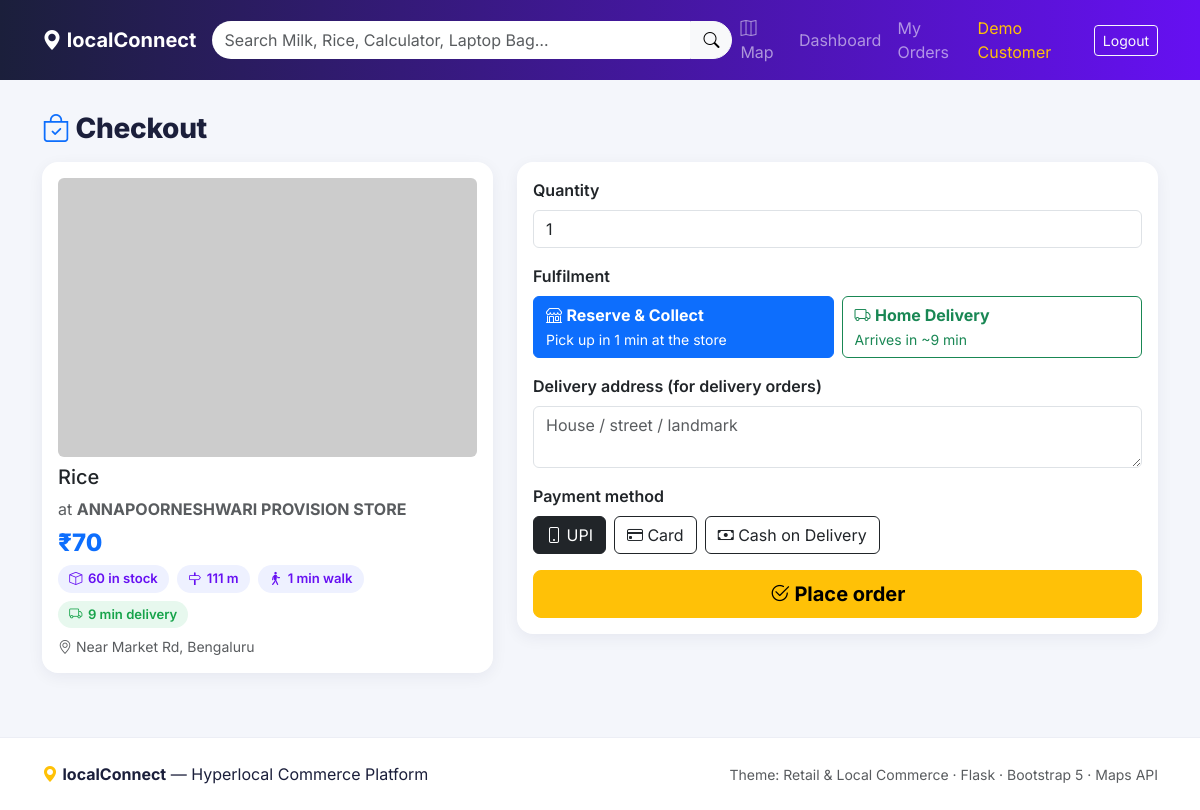
The app's page /checkout/2 (signed in) with its own data.
### models.py (models this page shows, shortened)
class User(UserMixin, db.Model):
    __tablename__ = "users"
    id = db.Column(db.Integer, primary_key=True)
    name = db.Column(db.String(120), nullable=False)
    email = db.Column(db.String(120), unique=True, nullable=False, index=True)
    phone = db.Column(db.String(20))
    password_hash = db.Column(db.String(255), nullable=False)
    role = db.Column(db.String(20), nullable=False, default="customer")
    lat = db.Column(db.Float)
    lng = db.Column(db.Float)
    created_at = db.Column(db.DateTime, default=_now)
    shops = db.relationship("Shop", backref="owner", lazy=True)
    orders = db.relationship("Order", backref="customer", lazy=True)
    reviews = db.relationship("Review", backref="customer", lazy=True)

class Product(db.Model):
    __tablename__ = "products"
    id = db.Column(db.Integer, primary_key=True)
    name = db.Column(db.String(150), nullable=False, index=True)
    category = db.Column(db.String(50), index=True)
    image = db.Column(db.String(255))
    description = db.Column(db.String(500))
    inventory = db.relationship("Inventory", backref="product", lazy=True)

class Shop(db.Model):
    __tablename__ = "shops"
    id = db.Column(db.Integer, primary_key=True)
    owner_id = db.Column(db.Integer, db.ForeignKey("users.id"))
    name = db.Column(db.String(150), nullable=False, index=True)
    owner_name = db.Column(db.String(120))
    mobile = db.Column(db.String(20))
    address = db.Column(db.String(255))
    lat = db.Column(db.Float, nullable=False)
    lng = db.Column(db.Float, nullable=False)
    category = db.Column(db.String(50), index=True)
    delivery_available = db.Column(db.Boolean, default=False)
    delivery_radius = db.Column(db.Float, default=3.0)  # km
    rating = db.Column(db.Float, default=4.0)
    parking = db.Column(db.Boolean, default=False)
    image = db.Column(db.String(255))
    verified = db.Column(db.Boolean, default=False)
    created_at = db.Column(db.DateTime, default=_now)
    inventory = db.relationship("Inventory", backref="shop", lazy=True,
                                cascade="all, delete-orphan")
    orders = db.relationship("Order", backref="shop", lazy=True)
    reviews = db.relationship("Review", backref="shop", lazy=True)

class Inventory(db.Model):
    __tablename__ = "inventory"
    id = db.Column(db.Integer, primary_key=True)
    shop_id = db.Column(db.Integer, db.ForeignKey("shops.id"), nullable=False)
    product_id = db.Column(db.Integer, db.ForeignKey("products.id"), nullable=False)
    price = db.Column(db.Float, nullable=False)
    cost = db.Column(db.Float, default=0)     # wholesale/purchase cost → profit calc
    stock = db.Column(db.Integer, default=0)
    sold = db.Column(db.Integer, default=0)   # used by AI popularity features
    views = db.Column(db.Integer, default=0)  # product page views (analytics)
    LOW_STOCK_THRESHOLD = 5

### app.py (the view, shortened to what this page needs)
@app.route("/checkout/<int:inventory_id>", methods=["GET", "POST"])
@role_required("customer")
def checkout(inventory_id):
    inv = db.session.get(Inventory, inventory_id) or abort(404)
    lat, lng = current_location()
    dist = services.haversine_km(lat, lng, inv.shop.lat, inv.shop.lng)
    return render_template("customer/checkout.html", inv=inv,
                           distance=services.humanize_distance(dist),
                           delivery_time=services.delivery_time_min(dist),
                           walk_time=services.walking_time_min(dist))

### app.py (called while the page is built)
@login_manager.user_loader
def load_user(user_id):
    return db.session.get(User, int(user_id))

@app.context_processor
def inject_globals():
    return {
        "maps_key": app.config["GOOGLE_MAPS_API_KEY"],
        "categories": ["Clothing", "Hardware", "Electronics", "Grocery",
                       "Footwear", "Stationery", "Sports", "Home Decor"],
    }

def role_required(*roles):
    def decorator(fn):
        @wraps(fn)
        @login_required
        def wrapper(*args, **kwargs):
            if current_user.role not in roles:
                abort(403)
            return fn(*args, **kwargs)
        return wrapper
    return decorator

def current_location():
    try:
        lat = float(request.args.get("lat") or request.cookies.get("lat"))
        lng = float(request.args.get("lng") or request.cookies.get("lng"))
        return lat, lng
    except (TypeError, ValueError):
        if current_user.is_authenticated and current_user.lat:
            return current_user.lat, current_user.lng
        return app.config["DEFAULT_LAT"], app.config["DEFAULT_LNG"]

### services.py (called while the page is built)
def haversine_km(lat1, lng1, lat2, lng2):
    if None in (lat1, lng1, lat2, lng2):
        return None
    lat1, lng1, lat2, lng2 = map(radians, (lat1, lng1, lat2, lng2))
    dlat = lat2 - lat1
    dlng = lng2 - lng1
    a = sin(dlat / 2) ** 2 + cos(lat1) * cos(lat2) * sin(dlng / 2) ** 2
    return round(2 * EARTH_RADIUS_KM * asin(sqrt(a)), 3)

def walking_time_min(distance_km):
    if distance_km is None:
        return None
    return max(1, round(distance_km / WALK_SPEED_KMPH * 60))

def delivery_time_min(distance_km):
    if distance_km is None:
        return None
    return DELIVERY_PREP_MIN + max(1, round(distance_km / DELIVERY_SPEED_KMPH * 60))

def humanize_distance(distance_km):
    if distance_km is None:
        return "—"
    if distance_km < 1:
        return f"{int(round(distance_km * 1000))} m"
    return f"{distance_km:.1f} km"

### hyperlocal-commerce/templates/customer/checkout.html (shortened to what this page needs)
{% extends "base.html" %}
{% block content %}
<h3 class="section-title mb-3"><i class="bi bi-bag-check text-primary"></i> Checkout</h3>
<div class="row g-4">
  <div class="col-lg-5">
    <div class="card p-3">
      <img src="{{ inv.product.image }}" class="rounded mb-2" alt="">
      <h5>{{ inv.product.name }}</h5>
      <div class="text-muted">at <strong>{{ inv.shop.name }}</strong></div>
      <div class="price-tag my-1">₹{{ inv.price|int }}</div>
      <div class="d-flex flex-wrap gap-2 small">
        <span class="chip"><i class="bi bi-box"></i> {{ inv.stock }} in stock</span>
        <span class="chip"><i class="bi bi-signpost"></i> {{ distance }}</span>
        <span class="chip"><i class="bi bi-person-walking"></i> {{ walk_time }} min walk</span>
        {% if inv.shop.delivery_available %}<span class="chip green"><i class="bi bi-truck"></i> {{ delivery_time }} min delivery</span>{% endif %}
      </div>
      <div class="small text-muted mt-2"><i class="bi bi-geo-alt"></i> {{ inv.shop.address }}</div>
    </div>
  </div>
  <div class="col-lg-7">
    <form method="post" class="card p-3">
      <div class="mb-3">
        <label class="form-label fw-semibold">Quantity</label>
        <input class="form-control" type="number" name="qty" value="1" min="1" max="{{ inv.stock }}" required>
      </div>
      <label class="form-label fw-semibold">Fulfilment</label>
      <div class="row g-2 mb-3">
        <div class="col-md-6">
          <label class="btn btn-outline-primary w-100 text-start" for="reserve">
            <i class="bi bi-shop"></i> <strong>Reserve & Collect</strong><br>
            <small>Pick up in {{ walk_time }} min at the store</small></label>
        </div>
        <div class="col-md-6">
          <label class="btn btn-outline-success w-100 text-start" for="delivery">
            <i class="bi bi-truck"></i> <strong>Home Delivery</strong><br>
            <small>{% if inv.shop.delivery_available %}Arrives in ~{{ delivery_time }} min{% else %}Not available at this shop{% endif %}</small></label>
        </div>
      </div>
      <div class="mb-3">
        <label class="form-label fw-semibold">Delivery address (for delivery orders)</label>
        <textarea class="form-control" name="address" rows="2" placeholder="House / street / landmark"></textarea>
      </div>
      <label class="form-label fw-semibold">Payment method</label>
      <div class="d-flex gap-2 mb-3 flex-wrap">
        <div><input class="btn-check" type="radio" name="payment_method" id="upi" value="upi" checked>
          <label class="btn btn-outline-dark" for="upi"><i class="bi bi-phone"></i> UPI</label></div>
        <div><input class="btn-check" type="radio" name="payment_method" id="card" value="card">
          <label class="btn btn-outline-dark" for="card"><i class="bi bi-credit-card"></i> Card</label></div>
        <div><input class="btn-check" type="radio" name="payment_method" id="cod" value="cod">
          <label class="btn btn-outline-dark" for="cod"><i class="bi bi-cash"></i> Cash on Delivery</label></div>
      </div>
      <button class="btn btn-warning fw-bold btn-lg"><i class="bi bi-check2-circle"></i> Place order</button>
    </form>
  </div>
</div>
{% endblock %}

### hyperlocal-commerce/templates/base.html (shortened to what this page needs)
<!doctype html>
<html lang="en">
<head>
  <link href="https://cdn.jsdelivr.net/npm/bootstrap@5.3.3/dist/css/bootstrap.min.css" rel="stylesheet">
  <link href="https://cdn.jsdelivr.net/npm/bootstrap-icons@1.11.3/font/bootstrap-icons.min.css" rel="stylesheet">
  <link rel="stylesheet" href="{{ url_for('static', filename='css/style.css') }}">
</head>
<body>
<nav class="navbar navbar-expand-lg navbar-dark sticky-top brand-nav">
  <div class="container">
    <a class="navbar-brand fw-bold" href="{{ url_for('index') }}">
      <i class="bi bi-geo-alt-fill"></i> localConnect
    </a>
    <div class="collapse navbar-collapse" id="nav">
      <form class="d-flex mx-auto my-2 my-lg-0 search-bar" action="{{ url_for('search') }}" method="get">
        <input class="form-control" type="search" name="q" placeholder="Search Milk, Rice, Calculator, Laptop Bag…"
               value="{{ request.args.get('q','') }}">
        <button class="btn btn-light"><i class="bi bi-search"></i></button>
      </form>
      <ul class="navbar-nav ms-auto align-items-lg-center">
        <li class="nav-item"><a class="nav-link" href="{{ url_for('map_view') }}"><i class="bi bi-map"></i> Map</a></li>
        {% if current_user.is_authenticated %}
          {% if current_user.role == 'customer' %}
            <li class="nav-item"><a class="nav-link" href="{{ url_for('customer_dashboard') }}">Dashboard</a></li>
            <li class="nav-item"><a class="nav-link" href="{{ url_for('my_orders') }}">My Orders</a></li>
          {% elif current_user.role == 'owner' %}
            <li class="nav-item"><a class="nav-link" href="{{ url_for('shop_dashboard') }}">My Shop</a></li>
            <li class="nav-item"><a class="nav-link" href="{{ url_for('shop_analytics') }}"><i class="bi bi-graph-up"></i> Analytics</a></li>
          {% elif current_user.role == 'admin' %}
            <li class="nav-item"><a class="nav-link" href="{{ url_for('admin_dashboard') }}">Admin</a></li>
            <li class="nav-item"><a class="nav-link" href="{{ url_for('admin_analytics') }}"><i class="bi bi-graph-up"></i> Analytics</a></li>
          {% endif %}
          <li class="nav-item"><span class="nav-link text-warning">{{ current_user.name }}</span></li>
          <li class="nav-item"><a class="btn btn-sm btn-outline-light ms-2" href="{{ url_for('logout') }}">Logout</a></li>
        {% else %}
          <li class="nav-item"><a class="nav-link" href="{{ url_for('login') }}">Login</a></li>
          <li class="nav-item"><a class="btn btn-sm btn-warning ms-2" href="{{ url_for('register') }}">Sign up</a></li>
        {% endif %}
      </ul>
    </div>
  </div>
</nav>
<main class="container py-3">{% block content %}{% endblock %}</main>
<footer class="footer mt-5 py-4">
  <div class="container d-flex flex-wrap justify-content-between align-items-center">
    <span><i class="bi bi-geo-alt-fill text-warning"></i> <strong>localConnect</strong> — Hyperlocal Commerce Platform</span>
    <span class="text-muted small">Theme: Retail &amp; Local Commerce · Flask · Bootstrap 5 · Maps API</span>
  </div>
</footer>
</body>
</html>

### hyperlocal-commerce/static/css/style.css (style rules this page uses)
:root { --brand:#0d6efd; --brand-2:#6610f2; --accent:#ffc107; --ink:#1b1f3b; --soft:#f4f6fb; }
body { background:var(--soft); color:var(--ink); font-family:"Inter",system-ui,-apple-system,"Segoe UI",Roboto,sans-serif; -webkit-font-smoothing:antialiased; }
.card,.result-card,.shop-card { animation:lc-fade .45s ease both; }
.brand-nav { background:linear-gradient(90deg,var(--ink),var(--brand-2)); }
.search-bar { min-width:min(520px,80%); }
.search-bar .form-control { border-radius:30px 0 0 30px;border:none; }
.search-bar .btn { border-radius:0 30px 30px 0; }
.card { border:none;border-radius:16px;box-shadow:0 4px 16px rgba(20,20,60,.06); }
.price-tag { font-size:1.5rem;font-weight:800;color:var(--brand); }
.chip { display:inline-flex;align-items:center;gap:.35rem;background:#eef1ff;color:var(--brand-2); border-radius:30px;padding:.25rem .7rem;font-size:.82rem;font-weight:600; }
.chip.green { background:#e7f8ee;color:#16a34a; }
.section-title { font-weight:800;letter-spacing:-.3px; }
.footer { background:#fff;border-top:1px solid #eceef5; }

### records on screen
User: name "Demo Customer"
Product: product.name "Rice"
Shop: shop.name "ANNAPOORNESHWARI PROVISION STORE", shop.address "Near Market Rd, Bengaluru"
Inventory: price "70", stock "60"

### other values on screen
{{ distance }} "111 m"
{{ walk_time }} "1"
{{ delivery_time }} "9"
